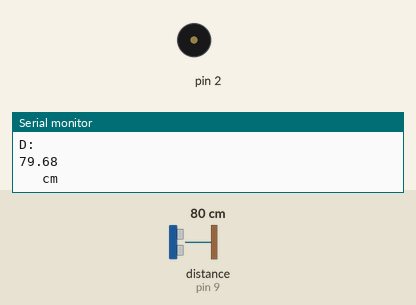
Simulated run of this sketch. Board: Arduino Uno, built with avr-gcc and run on an emulated ATmega328P. On the bench: buzzer (waves = sounding), the last lines printed to the serial monitor. Wiring (inferred from the names in the program): ultrasonic range finder: trigger pin 8; echo pin 9. The inputs (shaded band) are chosen by the test bench; at power-on: distance to the obstacle (sensor on pin 9) 80 cm. The echo pulse lasts 58.3 µs per cm.

Above: at 0.9 s.
2.4 s: distance to the obstacle (sensor on pin 9) set to 2 cm
At 2.4 s:
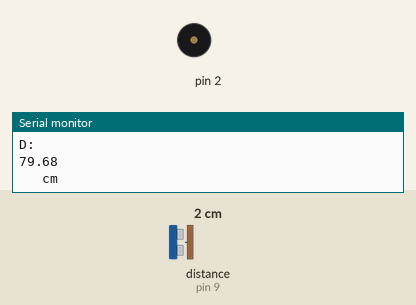
4.6 s: distance to the obstacle (sensor on pin 9) set to 4 cm
At 4.95 s:
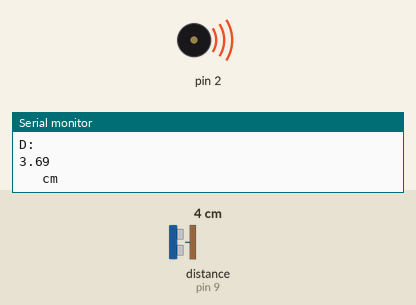
Timing chart, 0 to 14.1 s (numbered marks = the images above; inputs shaded):
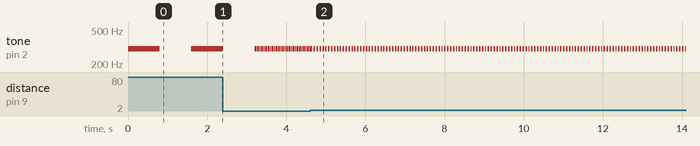

The sketch:

sketch_ultrasonic_and_tone_copy_20230528111703.ino
```cpp
int trig=8;
int echo=9;
float D;
float t;
void setup() {
  // put your setup code here, to run once:
Serial.begin(9600);
pinMode(trig,OUTPUT);
pinMode(echo,INPUT);
pinMode(2,OUTPUT);
}

void loop() {
  // put your main code here, to run repeatedly:
digitalWrite(trig,HIGH);
delayMicroseconds(10);
digitalWrite(trig,LOW);
t=pulseIn(echo,HIGH);
D=((t*0.0343)/2);
Serial.println("D:     ");
Serial.println(D);
Serial.println("   cm");
//if(D<=30){
//  tone(2,300);
//}else{
//  noTone(2);}
tone(2,300);
delay(D*10);
noTone(2);
delay(D*10);
}
```

Measured:
- after the input at 4.6 s, tone on pin 2: alternates 300 Hz for 0.04 s and silent for 0.04 s, starting after 0.10 s
- by itself, tone on pin 2: alternates 300 Hz for 0.80 s and silent for 0.80 s
